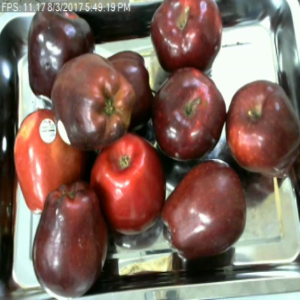
#> input picture dataset/Test/Overripe/apple_overripe_003.png, 300 x 300 px; its folder holds only this picture in this run
$ python colour_moments.py
#> lines starting #> are read from the running program, lines starting #| are printed output that depends on the picture; after the words box and inside, x2 and y2 are one past the last pixel; in counts of white or black regions, pixels touching at a corner belong together
import os
import cv2
import numpy as np
import pandas as pd
import matplotlib.pyplot as plt


DATASET_PATH = "dataset"
RESULTS_PATH = "results/colour_moments"

os.makedirs(
    RESULTS_PATH,
    exist_ok=True
)


# ============================================================
# FIND IMAGES
# ============================================================

def find_images(folder):

#> called with folder = 'dataset'
    image_paths = []

    for root, dirs, files in os.walk(folder):

        for file in files:

            if file.lower().endswith(
                (".jpg", ".jpeg", ".png", ".bmp", ".webp")
            ):

                image_paths.append(
                    os.path.join(
                        root,
                        file
                    )
                )
#> pass 2 of the loop in find_images, `for root, dirs, files in os.walk(folder):`:

    return sorted(image_paths)


# ============================================================
# RIPENESS
# ============================================================

def determine_ripeness(
    h_mean,
    s_mean,
    v_mean
):

    if h_mean < 15 and s_mean > 100:
        return "Ripe"

    elif h_mean < 30 and s_mean > 70:
        return "Overripe"

    else:
        return "Unripe"


# ============================================================
# MOMENTS
# ============================================================

def calculate_channel_moments(
    values
):

    values = values.astype(
        np.float64
    )

    if len(values) == 0:

        return (
            0.0,
            0.0,
            0.0
        )

    mean = np.mean(
        values
    )

    std = np.std(
        values
    )

    if std == 0:

        skewness = 0.0

    else:

        skewness = np.mean(
            (
                (values - mean) /
                std
            ) ** 3
        )

    return (
        mean,
        std,
        skewness
    )


# ============================================================
# COLOUR MOMENTS
# ============================================================

def calculate_colour_moments(
    image,
    mask
):

    pixels = image[
        mask > 0
    ]

    if len(pixels) == 0:

        return {

            "R_mean": 0.0,
            "R_std": 0.0,
            "R_skewness": 0.0,

            "G_mean": 0.0,
            "G_std": 0.0,
            "G_skewness": 0.0,

            "B_mean": 0.0,
            "B_std": 0.0,
            "B_skewness": 0.0,

            "H_mean": 0.0,
            "H_std": 0.0,
            "H_skewness": 0.0,

            "S_mean": 0.0,
            "S_std": 0.0,
            "S_skewness": 0.0,

            "V_mean": 0.0,
            "V_std": 0.0,
            "V_skewness": 0.0
        }

    # --------------------------------------------------------
    # RGB
    # --------------------------------------------------------

    B = pixels[:, 0]
    G = pixels[:, 1]
    R = pixels[:, 2]

    R_mean, R_std, R_skew = (
        calculate_channel_moments(R)
    )

    G_mean, G_std, G_skew = (
        calculate_channel_moments(G)
    )

    B_mean, B_std, B_skew = (
        calculate_channel_moments(B)
    )


    # --------------------------------------------------------
    # HSV
    # --------------------------------------------------------

    hsv = cv2.cvtColor(
        image,
        cv2.COLOR_BGR2HSV
    )

    hsv_pixels = hsv[
        mask > 0
    ]

    H = hsv_pixels[:, 0]
    S = hsv_pixels[:, 1]
    V = hsv_pixels[:, 2]

    H_mean, H_std, H_skew = (
        calculate_channel_moments(H)
    )

    S_mean, S_std, S_skew = (
        calculate_channel_moments(S)
    )

    V_mean, V_std, V_skew = (
        calculate_channel_moments(V)
    )


    return {

        "R_mean": R_mean,
        "R_std": R_std,
        "R_skewness": R_skew,

        "G_mean": G_mean,
        "G_std": G_std,
        "G_skewness": G_skew,

        "B_mean": B_mean,
        "B_std": B_std,
        "B_skewness": B_skew,

        "H_mean": H_mean,
        "H_std": H_std,
        "H_skewness": H_skew,

        "S_mean": S_mean,
        "S_std": S_std,
        "S_skewness": S_skew,

        "V_mean": V_mean,
        "V_std": V_std,
        "V_skewness": V_skew
    }


# ============================================================
# PROCESS IMAGE
# ============================================================

def process_image(
    image_path
):

    image = cv2.imread(
        image_path
    )
#> image is the input picture: shape (300, 300, 3); mean B, G, R 92.9, 103.4, 128.8

    if image is None:
        return None

    # Standalone mask
    hsv = cv2.cvtColor(
        image,
        cv2.COLOR_BGR2HSV
    )
#> hsv: shape (300, 300, 3); mean H, S, V 35.6, 98.9, 133.8

    lower = np.array(
        [0, 40, 30]
    )

    upper = np.array(
        [179, 255, 255]
    )

    mask = cv2.inRange(
        hsv,
        lower,
        upper
    )
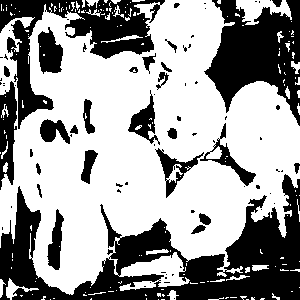
#> mask: shape (300, 300); 61.8% white; 80 black regions (52 under 20 px), largest, box (x1, y1, x2, y2) and area: (0, 174, 300, 300) 14859, (204, 0, 300, 126) 6682, (0, 0, 165, 129) 6276

    kernel = np.ones(
        (5, 5),
        np.uint8
    )

    mask = cv2.morphologyEx(
        mask,
        cv2.MORPH_OPEN,
        kernel
    )
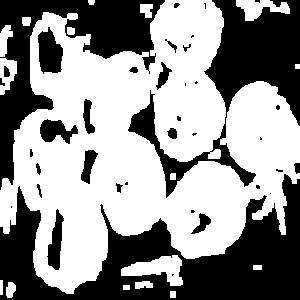
#> mask: shape (300, 300); 57.6% white; 38 black regions (16 under 20 px), largest, box (x1, y1, x2, y2) and area: (0, 174, 300, 300) 16376, (128, 0, 300, 198) 9420, (0, 0, 165, 190) 8866

    mask = cv2.morphologyEx(
        mask,
        cv2.MORPH_CLOSE,
        kernel,
        iterations=2
    )
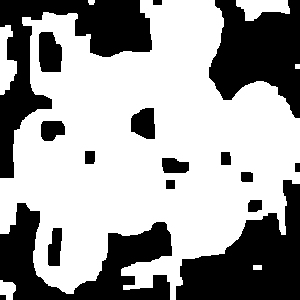
#> mask: shape (300, 300); 62.3% white; 17 black regions, largest, box (x1, y1, x2, y2) and area: (0, 0, 152, 178) 8218, (176, 180, 300, 300) 8081, (0, 203, 172, 300) 7323

    features = calculate_colour_moments(
        image,
        mask
    )
#> in calculate_channel_moments, `mean = np.mean( values )`: mean = 124.3
#> in calculate_channel_moments, `std = np.std( values )`: std = 58.44
#> in calculate_channel_moments, `skewness = np.mean( ( (values - mean) / std ) ** 3 )`: skewness = 0.45
#> in calculate_colour_moments, `R_mean, R_std, R_skew = ( calculate_channel_moments(R) )`: R_mean = 124.3; R_std = 58.44; R_skew = 0.45
#> in calculate_colour_moments, `G_mean, G_std, G_skew = ( calculate_channel_moments(G) )`: G_mean = 77.59; G_std = 49.37; G_skew = 1.25
#> in calculate_colour_moments, `B_mean, B_std, B_skew = ( calculate_channel_moments(B) )`: B_mean = 66.18; B_std = 47.21; B_skew = 1.23
#> in calculate_colour_moments, `H_mean, H_std, H_skew = ( calculate_channel_moments(H) )`: H_mean = 20.51; H_std = 40.66; H_skew = 3
#> in calculate_colour_moments, `S_mean, S_std, S_skew = ( calculate_channel_moments(S) )`: S_mean = 128.7; S_std = 57.67; S_skew = 0.154
#> in calculate_colour_moments, `V_mean, V_std, V_skew = ( calculate_channel_moments(V) )`: V_mean = 125.6; V_std = 58.76; V_skew = 0.458
#> features = 18 items

    ripeness = determine_ripeness(
        features["H_mean"],
        features["S_mean"],
        features["V_mean"]
    )
#> ripeness = 'Overripe'

    features["ripeness"] = ripeness

    return {
        "image": image,
        "mask": mask,
        "features": features
    }


# ============================================================
# MAIN
# ============================================================

def main():

    print("\n======================================")
    print("COLOUR MOMENTS FEATURE EXTRACTION")
    print("======================================")

    image_paths = find_images(
        DATASET_PATH
    )

    print(
        f"Images found: {len(image_paths)}"
    )

    if len(image_paths) == 0:

        print(
            "No images found."
        )

        return

    results = []

    for image_path in image_paths:

        result = process_image(
            image_path
        )
#> result = 3 items

        if result is None:
            continue

        row = {
            "image":
                os.path.basename(
                    image_path
                )
        }

        row.update(
            result["features"]
        )

        results.append(
            row
        )
#> pass 2 of the loop in main, `for image_path in image_paths:`:
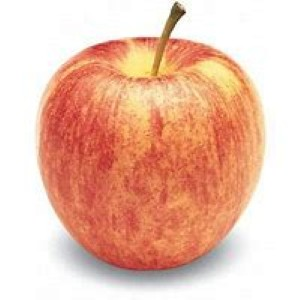
#> input picture dataset/Test/Ripe/apple_ripe_004.jpg, 300 x 300 px
#> in process_image, image is the input picture: shape (300, 300, 3); mean B, G, R 172.8, 192, 236.4
#> hsv: shape (300, 300, 3); mean H, S, V 17.7, 73.7, 236.8
#> in process_image (call 2), `mask = cv2.inRange( hsv, lower, upper )`:
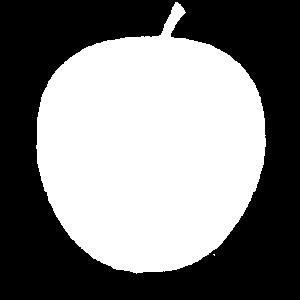
#> mask: shape (300, 300); 49.2% white; 2 white regions (1 under 20 px), largest, box (x1, y1, x2, y2) and area: (36, 2, 266, 274) 44268
#> ripeness = 'Ripe'

    df = pd.DataFrame(
        results
    )
#> df = table of 2 rows and 20 columns

    csv_path = os.path.join(
        RESULTS_PATH,
        "colour_moments_results.csv"
    )

    df.to_csv(
        csv_path,
        index=False
    )

    print("\n======================================")
    print("COLOUR MOMENTS RESULTS")
    print("======================================")

    print(
        f"Images processed: {len(df)}"
    )
#| Images processed: 2

    print(
        f"\nAverage R Mean: "
        f"{df['R_mean'].mean():.2f}"
    )
#| Average R Mean: 174.29

    print(
        f"Average G Mean: "
        f"{df['G_mean'].mean():.2f}"
    )
#| Average G Mean: 105.92

    print(
        f"Average B Mean: "
        f"{df['B_mean'].mean():.2f}"
    )
#| Average B Mean: 80.90

    print(
        f"\nAverage H Mean: "
        f"{df['H_mean'].mean():.2f}"
    )
#| Average H Mean: 15.23

    print(
        f"Average S Mean: "
        f"{df['S_mean'].mean():.2f}"
    )
#| Average S Mean: 138.07

    print(
        f"Average V Mean: "
        f"{df['V_mean'].mean():.2f}"
    )
#| Average V Mean: 174.95

    print("\nRipeness:")

    print(
        df["ripeness"].value_counts()
    )
#| ripeness
#| Overripe    1
#| Ripe        1
#| Name: count, dtype: int64

    print(
        f"\nCSV saved to: {csv_path}"
    )

    # Display first image

    result = process_image(
        image_paths[0]
    )

    if result is not None:

        features = result[
            "features"
        ]
#> features = 19 items

        plt.figure(
            figsize=(12, 7)
        )

        plt.subplot(1, 2, 1)

        plt.imshow(
            cv2.cvtColor(
                result["image"],
                cv2.COLOR_BGR2RGB
            )
        )

        plt.title(
            "Input Image"
        )

        plt.axis("off")

        plt.subplot(1, 2, 2)

        plt.axis("off")

        text = (
            "COLOUR MOMENTS\n\n"

            "RGB\n"
            f"R Mean: "
            f"{features['R_mean']:.2f}\n"
            f"R Std: "
            f"{features['R_std']:.2f}\n"
            f"R Skew: "
            f"{features['R_skewness']:.2f}\n\n"

            f"G Mean: "
            f"{features['G_mean']:.2f}\n"
            f"G Std: "
            f"{features['G_std']:.2f}\n"
            f"G Skew: "
            f"{features['G_skewness']:.2f}\n\n"

            f"B Mean: "
            f"{features['B_mean']:.2f}\n"
            f"B Std: "
            f"{features['B_std']:.2f}\n"
            f"B Skew: "
            f"{features['B_skewness']:.2f}\n\n"

            "HSV\n"
            f"H Mean: "
            f"{features['H_mean']:.2f}\n"
            f"S Mean: "
            f"{features['S_mean']:.2f}\n"
            f"V Mean: "
            f"{features['V_mean']:.2f}\n\n"

            f"Ripeness: "
            f"{features['ripeness']}"
        )

        plt.text(
            0.05,
            0.95,
            text,
            verticalalignment="top",
            fontsize=10
        )

        plt.tight_layout()
        plt.show()


if __name__ == "__main__":
    main()
